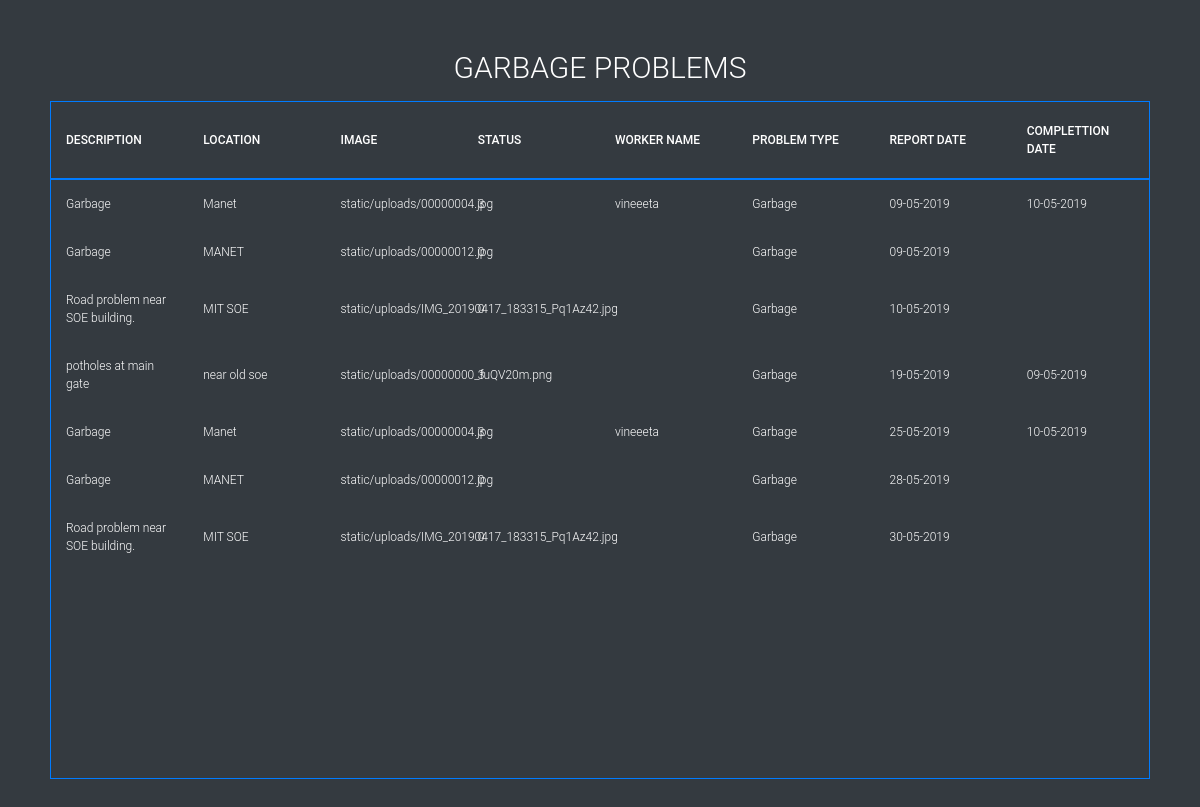
The page /garbage_table/ on the database its author committed.
### mini/models.py (models this page shows)
class ALL_PROBLEMS1(models.Model):
    problem_id = models.AutoField(primary_key=True)
    description = models.CharField(max_length=1000)
    location = models.CharField(max_length = 1000)
    image=models.ImageField(upload_to='static/uploads/')
    status=models.CharField(max_length=100)
    worker_name = models.CharField(max_length=100)
    problem_type = models.CharField(max_length=20)
    report_date = models.CharField(max_length=100)
    completion_date = models.CharField(max_length=100)

### mini/views.py (the view)
# urls.py: path('garbage_table/',views.garbage_table,name="garbage_table"),
def garbage_table(request):
    context={}
    temp=ALL_PROBLEMS1.objects.filter(problem_type="Garbage")
    context["garbage_data"]=temp
    return render(request,"garbage_table.html",context)

### templates/garbage_table.html (shortened to what this page needs)
{% load static from staticfiles %}
<!DOCTYPE html>
<html >
<head>
  <link rel="stylesheet" href="https://cdnjs.cloudflare.com/ajax/libs/meyer-reset/2.0/reset.min.css">
<link rel="stylesheet" href="https://stackpath.bootstrapcdn.com/bootstrap/4.3.1/css/bootstrap.min.css">
      <link rel="stylesheet" href="{% static 'css/style.css' %}">
</head>
<body class="bg-dark">
  <section>
  <h1>Garbage Problems</h1>
  <div class="tbl-header border border-primary">
    <table cellpadding="0" cellspacing="0" border="0" >
      <thead>
        <tr>
          <th>Description</th>
          <th>Location</th>
          <th>Image</th>
          <th>Status</th>
          <th>Worker Name</th>
          <th>Problem Type</th>
          <th>Report Date</th>
          <th>Complettion Date</th>
        </tr>
      </thead>
    </table>
  </div>
  <div class="tbl-content border border-primary">
    <table cellpadding="0" cellspacing="0" border="0">
      <tbody>
          {% for i in garbage_data %}
        <tr>
          <td>{{i.description}}</td>
          <td>{{i.location}}</td>
          <td>{{i.image}}</td>
          <td>{{i.status}}</td>
          <td>{{i.worker_name}}</td>
          <td>{{i.problem_type}}</td>
          <td>{{i.report_date}}</td>
          <td>{{i.completion_date}}</td>
        </tr>
        {% endfor %}
      </tbody>
    </table>
  </div>
</section>
</body>
</html>

### static/css/style.css (style rules this page uses)
h1 { font-size: 30px; color: #fff; text-transform: uppercase; font-weight: 300; text-align: center; margin-bottom: 15px; }
table { width:100%; table-layout: fixed; }
.tbl-content { height:600px; overflow-x:auto; margin-top: 0px; }
th { padding: 20px 15px; text-align: left; font-weight: 500; font-size: 12px; color: #fff; text-transform: uppercase; }
td { padding: 15px; text-align: left; vertical-align:middle; font-weight: 300; font-size: 12px; color: #fff; }
body { background: black; font-family: 'Roboto', sans-serif; }
section { margin: 50px; }

### rows shown on the page
ALL_PROBLEMS1: description "Garbage", location "Manet", image "static/uploads/00000004.jpg", status "3", worker_name "vineeeta", problem_type "Garbage", report_date "09-05-2019", completion_date "10-05-2019"
ALL_PROBLEMS1: description "Garbage", location "MANET", image "static/uploads/00000012.jpg", status "0", problem_type "Garbage", report_date "09-05-2019"
ALL_PROBLEMS1: description "Road problem near SOE building.", location "MIT SOE", image "static/uploads/IMG_20190417_183315_Pq1Az42.jpg", status "0", problem_type "Garbage", report_date "10-05-2019"
ALL_PROBLEMS1: description "potholes at main gate", location "near old soe", image "static/uploads/00000000_fuQV20m.png", status "3", problem_type "Garbage", report_date "19-05-2019", completion_date "09-05-2019"
ALL_PROBLEMS1: description "Garbage", location "Manet", image "static/uploads/00000004.jpg", status "3", worker_name "vineeeta", problem_type "Garbage", report_date "25-05-2019", completion_date "10-05-2019"
ALL_PROBLEMS1: description "Garbage", location "MANET", image "static/uploads/00000012.jpg", status "0", problem_type "Garbage", report_date "28-05-2019"
ALL_PROBLEMS1: description "Road problem near SOE building.", location "MIT SOE", image "static/uploads/IMG_20190417_183315_Pq1Az42.jpg", status "0", problem_type "Garbage", report_date "30-05-2019"
